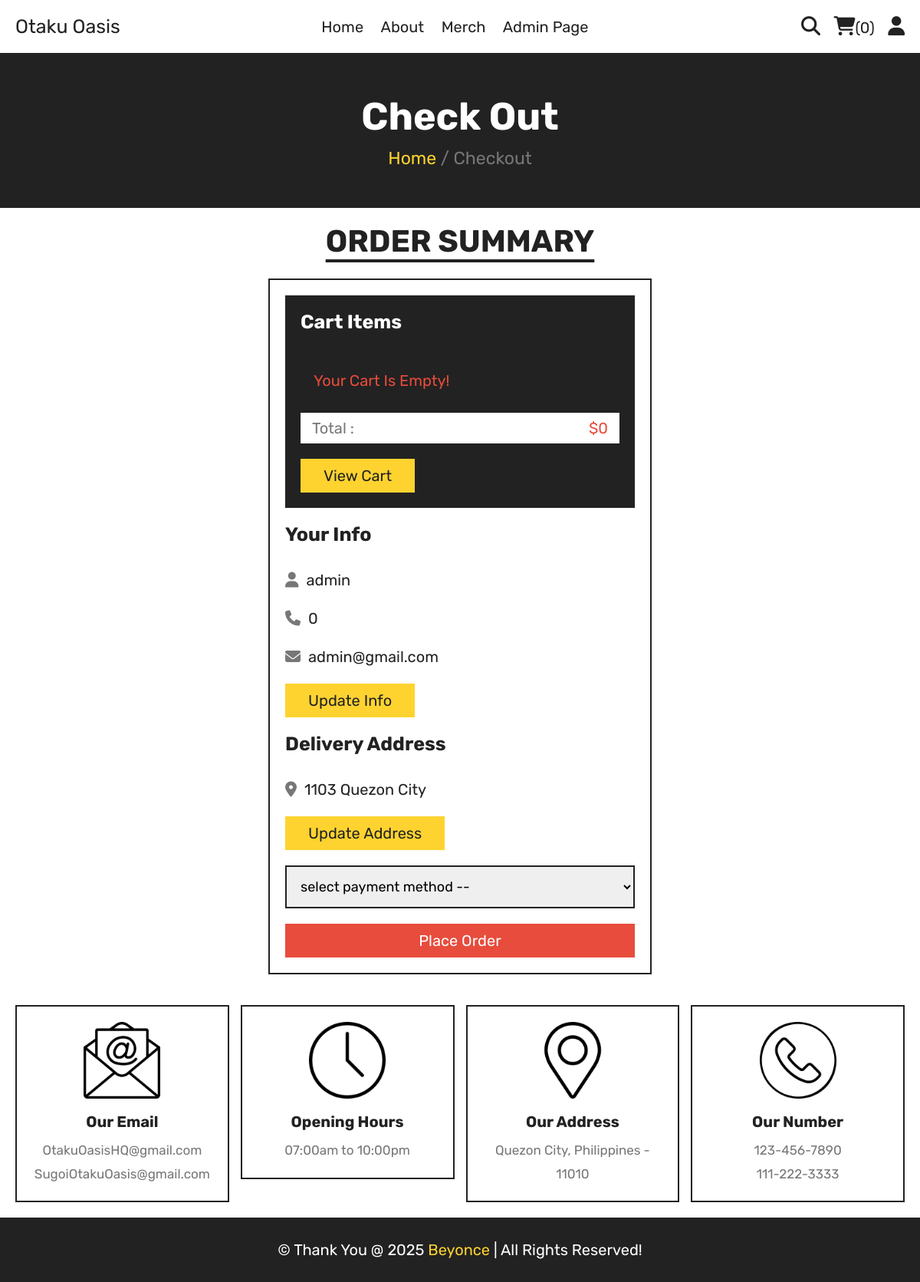
The page /checkout.php (signed in) on the database its author committed.
### tables this page shows
CREATE TABLE `users` (
  `id` int(11) NOT NULL,
  `username` varchar(100) NOT NULL,
  `email` varchar(100) NOT NULL,
  `number` varchar(11) DEFAULT NULL,
  `password` varchar(255) NOT NULL,
  `address` text DEFAULT NULL,
  `user_type` enum('user','admin') DEFAULT 'user'
);

### checkout.php (the view, shortened to what this page needs)
<?php
include 'components/connect.php';
if(isset($_SESSION['user_id'])){
   $user_id = $_SESSION['user_id'];
}else{
   $user_id = '';
   header('location:login.php');
};
$select_cart = $conn->prepare("SELECT t.id AS toyID, t.stock_quantity, t.name AS toy_name, t.price, oi.quantity AS orderqty
            FROM order_items oi
            JOIN toys t ON oi.toy_id = t.id
            WHERE oi.user_id = ?");
         $select_cart->execute([$user_id]);
         $cart_data = $select_cart->fetchAll(PDO::FETCH_ASSOC);
?>
<!DOCTYPE html>
<html lang="en">
<head>
   <link rel="stylesheet" href="https://cdnjs.cloudflare.com/ajax/libs/font-awesome/6.1.1/css/all.min.css">
   <link rel="stylesheet" href="css/style.css">
</head>
<body>
<?php include 'components/user_header.php'; ?>
<div class="heading">
   <h3>Check out</h3>
   <p><a href="index.php">Home</a> <span> / Checkout</span></p>
</div>
<section class="checkout">
   <h1 class="title">order summary</h1>
<form action="" method="post">
   <div class="cart-items">
      <h3>cart items</h3>
      <?php
         $grand_total = 0;
         $cart_items = [];
         $fetch_profile = [];
         $toy_names = [];
         $select_user = $conn->prepare("SELECT * FROM `users` WHERE id = ?");
         $select_user->execute([$user_id]);
         if ($select_user->rowCount() > 0) {
            $fetch_profile = $select_user->fetch(PDO::FETCH_ASSOC);
         }
         if($select_cart->rowCount() > 0){
            foreach ($cart_data as $items){
               $cart_items[] = $items['toy_name'].' ('.$items['price'].' x '. $items['orderqty'].') - ';
               $grand_total += ($items['price'] * $items['orderqty']);
               $toy_names[] = $items['toy_name'];
      ?>
      <p><span class="name"><?= $items['toy_name']; ?></span><span class="price">$<?= $items['price']; ?> x <?= $items['orderqty']; ?></span></p>
      <?php
            }
            $order_summary = implode(', ', $toy_names);
         }else{
            echo '<p class="empty">Your cart is empty!</p>';
         }
      ?>
      <p class="grand-total"><span class="name">Total :</span><span class="price">$<?= $grand_total; ?></span></p>
      <a href="cart.php" class="btn">View cart</a>
   </div>
   <div class="user-info">
      <h3>your info</h3>
      <p><i class="fas fa-user"></i><span><?= $fetch_profile['username'] ?></span></p>
      <p><i class="fas fa-phone"></i><span><?= $fetch_profile['number'] ?></span></p>
      <p><i class="fas fa-envelope"></i><span><?= $fetch_profile['email'] ?></span></p>
      <a href="update_profile.php" class="btn">update info</a>
      <h3>delivery address</h3>
      <p><i class="fas fa-map-marker-alt"></i><span><?php if($fetch_profile['address'] == ''){echo 'please enter your address';}else{echo $fetch_profile['address'];} ?></span></p>
      <a href="update_address.php" class="btn">update address</a>
      <select name="method" class="box" required>
         <option value="" disabled selected>select payment method --</option>
      </select>
      <input type="submit" value="place order" class="btn <?php if($fetch_profile['address'] == ''){echo 'disabled';} ?>" style="width:100%; background:var(--red); color:var(--white);" name="submit">
   </div>
</form>
</section>
<?php include 'components/footer.php'; ?>
</body>
</html>

### css/style.css (style rules this page uses)
:root { --yellow:#fed330; --red:#e74c3c; --white:#fff; --black:#222; --light-color:#777; --border:.2rem solid var(--black); }
* { font-family: 'Rubik', sans-serif; margin:0; padding:0; box-sizing: border-box; outline: none; border: none; text-decoration: none; }
html { font-size: 62.5%; overflow-x: hidden; scroll-behavior: smooth; stop-opacity: 7rem; }
section { margin:0 auto; max-width: 1200px; padding:2rem; }
.title { text-align: center; margin-bottom: 2.5rem; font-size: 4rem; color:var(--black); text-transform: uppercase; text-decoration: underline; text-underline-offset: 1rem; }
.heading { display: flex; align-items: center; justify-content: center; gap:1rem; flex-flow: column; background-color: var(--black); min-height: 20rem; }
.heading h3 { font-size: 5rem; color:var(--white); text-transform: capitalize; }
.heading p { font-size: 2.3rem; color:var(--light-color); }
.heading p a { color:var(--yellow); }
.btn, .delete-btn { margin-top: 1rem; display: inline-block; font-size: 2rem; padding:1rem 3rem; cursor: pointer; text-transform: capitalize; transition: .2s linear; }
.btn { background-color: var(--yellow); color:var(--black); }
.empty { border:var(--border); padding:1.5rem; text-align: center; width: 100%; font-size: 2rem; text-transform: capitalize; color:var(--red); }
.checkout form { max-width: 50rem; margin:0 auto; border:var(--border); padding:2rem; }
.checkout form h3 { font-size: 2.5rem; text-transform: capitalize; padding: 2rem 0; color:var(--black); }
.checkout form .cart-items { background-color: var(--black); padding:2rem; padding-top: 0; }
.checkout form .cart-items h3 { color:var(--white); }
.checkout form .cart-items p { display: flex; align-items: center; gap:1.5rem; justify-content: space-between; margin:1rem 0; line-height: 1.5; font-size: 2rem; }
.checkout form .cart-items p .name { color:var(--light-color); }
.checkout form .cart-items p .price { color:var(--yellow); }
.checkout form .cart-items .grand-total { background-color: var(--white); padding:.5rem 1.5rem; }
.checkout form .cart-items .grand-total .price { color:var(--red); }
.checkout form .user-info p { font-size: 2rem; line-height: 1.5; padding:1rem 0; }
.checkout form .user-info p i { color:var(--light-color); margin-right: 1rem; }
.checkout form .user-info p span { color:var(--black); }
.checkout form .user-info .box { width: 100%; border:var(--border); padding:1.4rem; margin-top: 2rem; margin-bottom: 1rem; font-size: 1.8rem; }

### rows shown on the page
users: username "admin", number "0", email "admin@gmail.com", address "1103 Quezon City", submit "place order"

### other values the page prints
$total_cart_items "0"
$grand_total "0"
